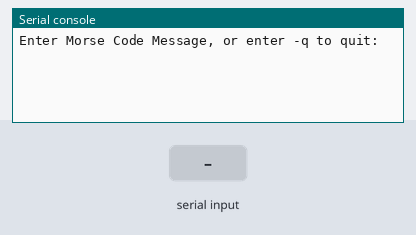
A program run on a simulated CircuitPython board. On the bench: the last lines printed to the serial console. The test bench sets the inputs (shaded band). At 5.8 s the program ends and the board releases its pins; the recording ends there.

Above: at 1.2 s.
1.3 s: "A" typed at the serial console, then Enter
At 2.5 s:
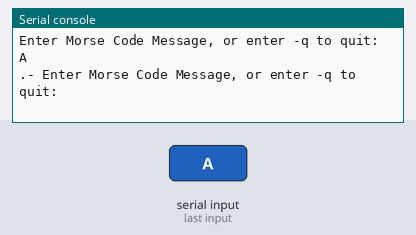
2.8 s: "B" typed at the serial console, then Enter
At 3.7 s:
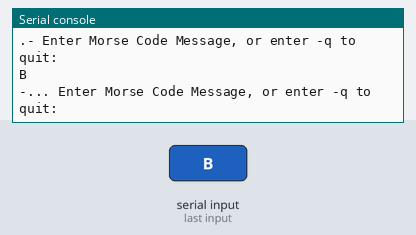
4.3 s: "C" typed at the serial console, then Enter
At 4.8 s:
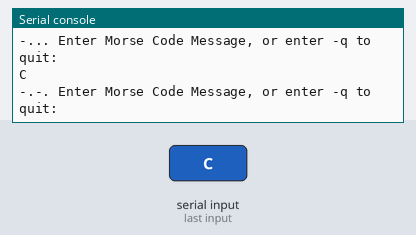

The program:

Morse_Code_1.py
```python
import board

# Dictionary representing the morse code chart
MORSE_CODE = { 'A':'.-', 'B':'-...',
    'C':'-.-.', 'D':'-..', 'E':'.',
    'F':'..-.', 'G':'--.', 'H':'....',
    'I':'..', 'J':'.---', 'K':'-.-',
    'L':'.-..', 'M':'--', 'N':'-.',
    'O':'---', 'P':'.--.', 'Q':'--.-',
    'R':'.-.', 'S':'...', 'T':'-',
    'U':'..-', 'V':'...-', 'W':'.--',
    'X':'-..-', 'Y':'-.--', 'Z':'--..',
    '1':'.----', '2':'..---', '3':'...--',
    '4':'....-', '5':'.....', '6':'-....',
    '7':'--...', '8':'---..', '9':'----.',
    '0':'-----', ', ':'--..--', '.':'.-.-.-',
    '?':'..--..', '/':'-..-.', '-':'-....-',
    '(':'-.--.', ')':'-.--.-', ' ':'/'}


while True:
    print("Enter Morse Code Message, or enter -q to quit:")
    Text = input() #Get the input from the user
    if Text == "-q": #If they type -q it quits
        print("Quit")
        break #end the code
    else:
        Up_Text = Text.upper() #Make all text uppercase
        for letter in Up_Text: #Go through each letter in the word
            print(MORSE_CODE[f"{letter}"], end=" ") #Print each letter in morse
```

Measured:
- after the input at 1.3 s, the serial console: prints a new line at once (image 1)
- after the input at 2.8 s, the serial console: prints a new line at once (image 2)
- after the input at 4.3 s, the serial console: prints a new line at once (image 3)
